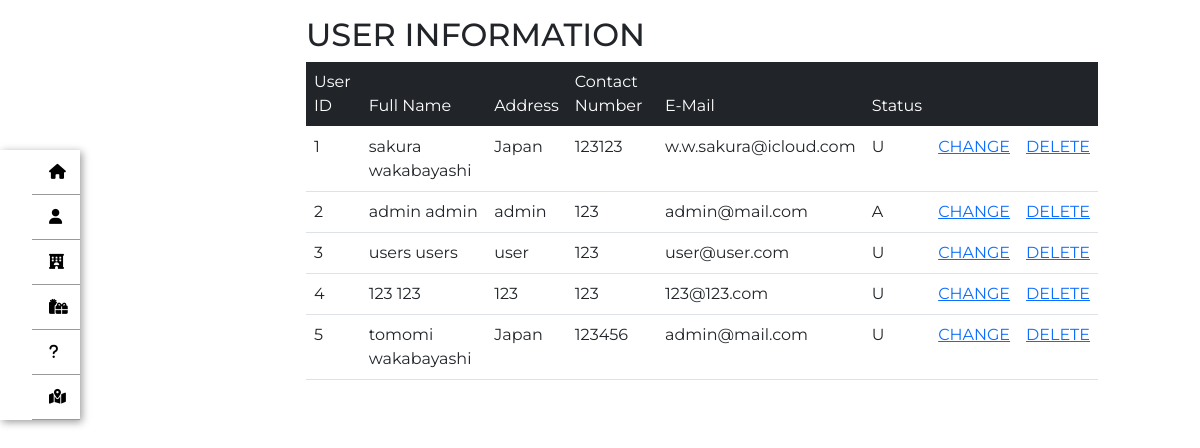
/admin_account.php, run on the app's committed database.
### tables this page shows
CREATE TABLE `users` (
  `user_id` int(11) NOT NULL,
  `first_name` varchar(50) NOT NULL,
  `last_name` varchar(50) NOT NULL,
  `address` varchar(100) NOT NULL,
  `contact_number` varchar(50) NOT NULL,
  `email` varchar(50) NOT NULL,
  `account_id` int(11) NOT NULL
);

CREATE TABLE `accounts` (
  `account_id` int(11) NOT NULL,
  `username` varchar(50) NOT NULL,
  `password` varchar(100) NOT NULL,
  `status` varchar(1) NOT NULL DEFAULT 'U'
);

### classes/config.php (called while the page is built, shortened)
<?php
class Config{
    private $servername = 'localhost';
    private $username = 'root';
    private $password = '';
    private $db_name = 'waka-hotel';
    public function __construct()
    {
        $this->conn = new mysqli($this->servername,$this->username,$this->password,$this->db_name);
        return $this->conn;
    }
}
?>

### datafile.php (called while the page is built, shortened)
<?php
include 'classes/Res.php';
$resObj = new Res;
?>

### classes/Res.php (called while the page is built, shortened)
<?php
include 'classes/config.php';
class Res extends Config{
    public function userStatus(){
        $sql = "SELECT * FROM users INNER JOIN accounts ON users.account_id = accounts.account_id ";
        $result = $this->conn->query($sql);
        if($result->num_rows >= 1){
            $row = [];
            while($user_status = $result->fetch_assoc()){
                array_push($row,$user_status);
            }
            return $row;
        }else{
            return false;
        }
    }
}
?>

### admin_account.php (the view, shortened to what this page needs)
<?php
include 'datafile.php';
?>
<!doctype html>
<html lang="en">
  <head>
    <link rel="stylesheet" href="https://cdn.jsdelivr.net/npm/bootstrap@5.0.2/dist/css/bootstrap.min.css">
    <link rel="stylesheet" href="style/admin_account.css">
  </head>
  <body><div class="row">
      <div class="col-md-3">
  <nav>
      <ul>
        <li><a href="admin_dashboard.php"><i class="fas fa-home"></i><span>Home</span></a></li>
        <li><a href="admin_account.php"><i class="fas fa-user"></i><span>Admin</span></a></li>
        <li><a href="admin_reservation.php"><i class="fas fa-hotel"></i><span>Reservation</span></a></li>
        <li><a href="goods.php"><i class="fas fa-gifts"></i><span>Goods</span></a></li>
        <li><a href="#"><i class="fas fa-question"></i><span>FAQ</span></a></li>
        <li><a href=""><i class="fas fa-map-marked-alt"></i><span>access</span></a></li>
      </ul>
    </nav>
              </div>
              <div class="col-md-8">
             <h2 class="mt-3">USER INFORMATION</h2>
          <table class="table">
            <thead class="table table-dark">
                <tr>
                    <td>User ID</td>
                    <td>Full Name</td>
                    <td>Address</td>
                    <td>Contact Number</td>
                    <td>E-Mail</td>
                    <td>Status</td>
                    <td colspan="2"></td>
                </tr>
            </thead>
            <tbody>
            <?php
                $user_info = $resObj->userStatus();
                if($user_info == false){
            ?>
                <tr>
                    <td colspan="6" class="text-danger text-center"></td>
                </tr>
            <?php
            }else{
                foreach($user_info as $user){
            ?>
                <tr>
                    <td><?php echo $user["user_id"]; ?></td>
                    <td><?php echo $user["first_name"]." ".$user["last_name"]; ?></td>
                    <td><?php echo $user["address"]; ?></td>
                    <td><?php echo $user["contact_number"]; ?></td>
                    <td><?php echo $user["email"]; ?></td>
                    <td><?php echo $user["status"]; ?></td>
                    <td><a href="change_admin_account.php?user_id=<?php echo $user["user_id"]; ?>">CHANGE</a></td>
                    <td><a href="delete_admin_account.php?user_id=<?php echo $user["user_id"]; ?>">DELETE</a></td>
                </tr>
            <?php
                }
            }
            ?>
            </tbody>
          </table>
          </div>
          </div>
  </body>
</html>

### style/admin_account.css (style rules this page uses)
* { margin: 0; padding: 0; list-style: none; text-decoration: none; box-sizing: border-box; }
body { font-family: 'Montserrat', sans-serif; background-position: center; background-size: cover; height: 100vh; }
nav { position: fixed; width: 80px; margin-top: 150px; transition: all 0.3s linear; box-shadow: 2px 2px 8px 0px rgba(0, 0, 0, .4) }
nav ul { margin-top: 0; margin-bottom: 0rem }
nav li { height: 45px; position: relative }
nav li a { color: #fff !important; display: block; height: 100%; width: 100%; line-height: 45px; padding-left: 25%; border-bottom: 1px solid rgba(0, 0, 0, .4); transition: all .3s linear; text-decoration: none !important }
nav li:nth-child(1) a { background: white; }
nav li:nth-child(2) a { background: white; }
nav li:nth-child(3) a { background: white; }
nav li:nth-child(4) a { background: white; }
nav li:nth-child(5) a { background: white; }
nav li:nth-child(6) a { background: white; }
nav li a i { color: black; position: absolute; top: 14px; left: 17px; font-size: 15px }

### data on the page
users: user_id "1", first_name "sakura", last_name "wakabayashi", address "Japan", contact_number "123123", email "w.w.sakura@icloud.com", account.status "U"
users: user_id "2", first_name "admin", last_name "admin", address "admin", contact_number "123", email "admin@mail.com", account.status "A"
users: user_id "3", first_name "users", last_name "users", address "user", contact_number "123", email "user@user.com", account.status "U"
users: user_id "4", first_name "123", last_name "123", address "123", contact_number "123", email "123@123.com", account.status "U"
users: user_id "5", first_name "tomomi", last_name "wakabayashi", address "Japan", contact_number "123456", email "admin@mail.com", account.status "U"
